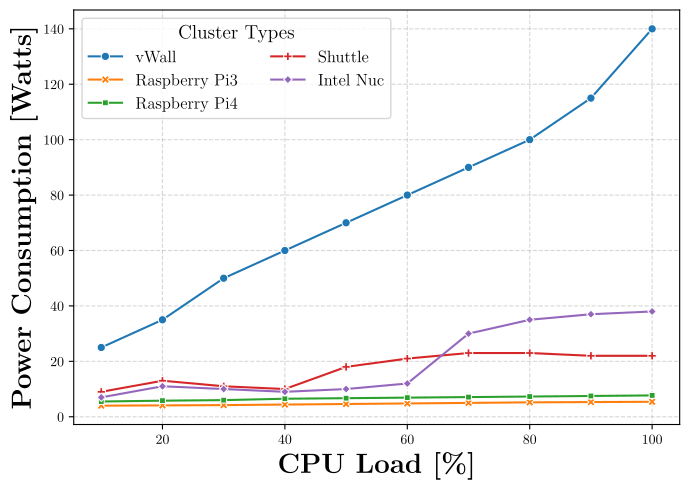

The script that saved this image:
import pandas as pd
import matplotlib.pyplot as plt

import matplotlib
matplotlib.use('TkAgg')
import seaborn as sns

plt.rc('text', usetex=True)
plt.rc('font', family='serif')

# Load the data
data = pd.DataFrame({
    "load": [10, 20, 30, 40, 50, 60, 70, 80, 90, 100],
    "vWall": [25, 35, 50, 60, 70, 80, 90, 100, 115, 140],
    "Raspberry Pi3": [4.0, 4.1, 4.2, 4.4, 4.6, 4.8, 5.0, 5.2, 5.3, 5.4],
    "Raspberry Pi4": [5.5, 5.8, 6.0, 6.5, 6.7, 6.9, 7.1, 7.3, 7.5, 7.7],
    "Shuttle": [9, 13, 11, 10, 18, 21, 23, 23, 22, 22],
    "Intel Nuc": [7, 11, 10, 9, 10, 12, 30, 35, 37, 38],
})

# Reshape data for seaborn
df_melted = data.melt(id_vars="load", var_name="Cluster Type", value_name="Power Consumption")

# Plotting with seaborn
plt.figure(figsize=(7, 5))
sns.lineplot(
    data=df_melted,
    x="load",
    y="Power Consumption",
    hue="Cluster Type",
    style="Cluster Type",
    markers=True,
    dashes=False,
    palette="tab10"
)

# Plotting
# plt.figure(figsize=(10, 6))
# for col in data.columns[1:]:
#     plt.plot(data["load"], data[col], marker='o', label=col)

# plt.title(r'\textbf{Power Consumption vs CPU Load}', fontsize=20)
plt.xlabel(r'\textbf{CPU Load [\%]}', fontsize=20)
plt.ylabel(r'\textbf{Power Consumption [Watts]}', fontsize=20)
plt.legend(title="Cluster Types", fontsize=12, title_fontsize=14, ncols=2)
plt.grid(True, linestyle='--', alpha=0.5)
plt.tight_layout()
#plt.show()
plt.savefig("power_consumption_plot.pdf", bbox_inches="tight", dpi=250)
